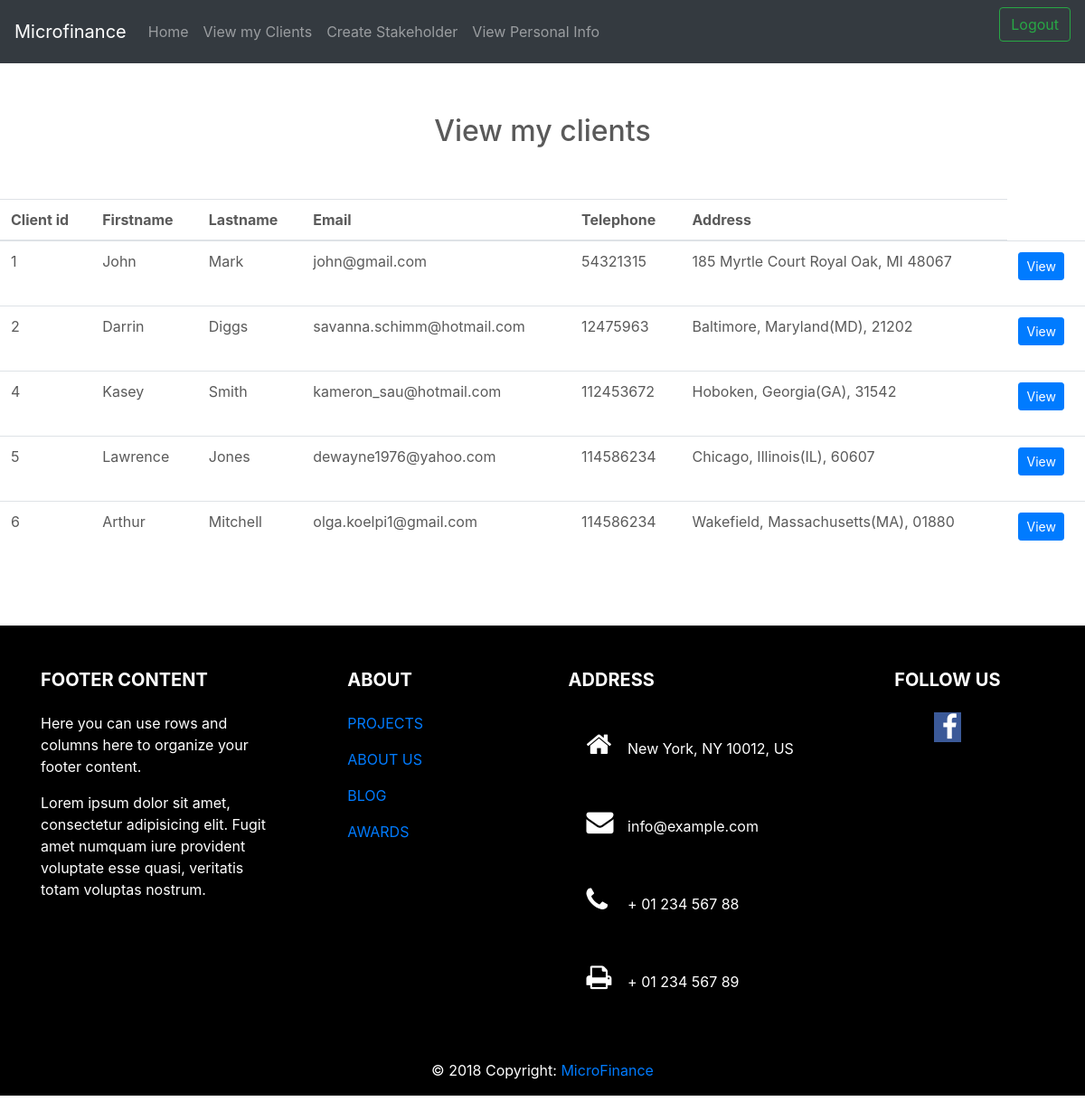
The app's page /Rep/viewclients.php (signed in) with its own data.
### tables this page shows
CREATE TABLE `clients` (
  `client_id` int(10) NOT NULL,
  `rep_id` int(10) DEFAULT NULL,
  `birthday` date DEFAULT NULL,
  `acc_no` int(15) DEFAULT NULL,
  `old_id` int(10) DEFAULT NULL,
  `username` varchar(15) DEFAULT NULL,
  `first_name` varchar(15) DEFAULT NULL,
  `last_name` varchar(15) DEFAULT NULL,
  `email` varchar(30) DEFAULT NULL,
  `tele_phone` int(10) DEFAULT NULL,
  `address` text,
  `gender` enum('Male','Female') DEFAULT NULL,
  `nic` varchar(11) DEFAULT NULL,
  `photo` longblob,
  `branch` varchar(20) NOT NULL,
  `marital_status` enum('Single','Married') DEFAULT NULL,
  `status` enum('pending','created','revoked') DEFAULT NULL
);

### Classes/rep.php (called while the page is built, shortened)
<?php
class rep
{
    private $rep_id;
    public function getRepId()
    {
        return $this->rep_id;
    }
}

### Rep/viewclients.php (the view, shortened to what this page needs)
<?php
require_once '../Classes/rep.php';
?>
<link rel="stylesheet" href="https://stackpath.bootstrapcdn.com/bootstrap/4.1.3/css/bootstrap.min.css"
>
<!doctype html>
<html lang="en">
<head>
    <link href="../../dist/css/bootstrap.min.css" rel="stylesheet">
    <link rel="stylesheet" href="https://stackpath.bootstrapcdn.com/bootstrap/4.1.3/css/bootstrap.min.css"
>
    <link rel="stylesheet" href="https://cdnjs.cloudflare.com/ajax/libs/font-awesome/4.7.0/css/font-awesome.min.css">
          <link href="../css/custom.css" rel="stylesheet">
    <link href="carousel.css" rel="stylesheet">
</head>
<body>
<header>
    <nav class="navbar navbar-expand-md navbar-dark fixed-top bg-dark">
        <a class="navbar-brand" href="#">Microfinance</a>
        <div class="collapse navbar-collapse" id="navbarCollapse">
            <ul class="navbar-nav mr-auto">
            <li class="nav-item">
                    <a class="nav-link" href="rephome.php">Home <span class="sr-only">(current)</span></a>
                </li>
                <li class="nav-item">
                    <a class="nav-link" href="viewclients.php">View my Clients</a>
                </li>
                <li class="nav-item ">
                    <a class="nav-link" href="createstakeholder.php">Create Stakeholder </a>
                </li>
                <li class="nav-item ">
                    <a class="nav-link" href="viewpdetails.php">View Personal Info </a>
                </li>
            </ul>
            <form class="form-inline mt-2 mt-md-0" action="../login/logout.php">
                <button class="btn btn-outline-success my-2 my-sm-0" type="submit">Logout</button>
            </form>
        </div>
    </nav>
</header>
<main role="main">
    <div class="py-5 text-center" style="margin-top: 30px;">
        <h2>View my clients</h2>
    </div>
    <div>
        <?php
        $dataconnect = new DbConnect();
        $database = $dataconnect->connect();
        $rep_id = $_SESSION['rep']->getRepId();
        $result = mysqli_query($database, "SELECT * FROM clients WHERE rep_id='$rep_id'");
        echo "<table class='table'>
      <thead>
      <tr>
      <th>Client id</th>
      <th>Firstname</th>
      <th>Lastname</th>
      <th>Email</th>
      <th>Telephone</th>
      <th>Address</th>
      </tr>
      </thead>
      <tbody>";
        while ($row = mysqli_fetch_array($result)) {
            echo "<tr>";
            echo "<td>" . $row['client_id'] . "</td>";
            echo "<td>" . $row['first_name'] . "</td>";
            echo "<td>" . $row['last_name'] . "</td>";
            echo "<td>" . $row['email'] . "</td>";
            echo "<td>" . $row['tele_phone'] . "</td>";
            echo "<td>" . $row['address'] . "</td>";
            echo "<td> <form action='profile.php' method='post'><input type='hidden' name='name' value='", $row['client_id'], "'><input class='btn btn-primary btn-sm' type='submit' name='submit' value='View'></form>";
            echo "</tr>";
        }
        echo "</tbody></table>";
        ?>
    </div>
    <div style="height:50px">
</div>
      <footer class="page-footer font-small mdb-color lighten-3 pt-4">
<div class="container text-center text-md-left">
  <div class="row">
    <div class="col-md-4 col-lg-3 mr-auto my-md-4 my-0 mt-4 mb-1">
      <h5 class="font-weight-bold text-uppercase mb-4">Footer Content</h5>
      <p>Here you can use rows and columns here to organize your footer content.</p>
      <p>Lorem ipsum dolor sit amet, consectetur adipisicing elit. Fugit amet numquam iure provident voluptate esse
        quasi, veritatis totam voluptas nostrum.</p>
    </div>
    <div class="col-md-2 col-lg-2 mx-auto my-md-4 my-0 mt-4 mb-1">
      <h5 class="font-weight-bold text-uppercase mb-4">About</h5>
      <ul class="list-unstyled">
        <li>
          <p>
            <a href="#!">PROJECTS</a>
          </p>
        </li>
        <li>
          <p>
            <a href="#!">ABOUT US</a>
          </p>
        </li>
        <li>
          <p>
            <a href="#!">BLOG</a>
          </p>
        </li>
        <li>
          <p>
            <a href="#!">AWARDS</a>
          </p>
        </li>
      </ul>
    </div>
    <div class="col-md-4 col-lg-3 mx-auto my-md-4 my-0 mt-4 mb-1">
      <h5 class="font-weight-bold text-uppercase mb-4">Address</h5>
      <ul class="list-unstyled">
        <li>
          <p>
            <i class="fa fa-home mr-3"></i> New York, NY 10012, US</p>
        </li>
        <li>
          <p>
            <i class="fa fa-envelope mr-3"></i> info@example.com</p>
        </li>
        <li>
          <p>
            <i class="fa fa-phone mr-3"></i> + 01 234 567 88</p>
        </li>
        <li>
          <p>
            <i class="fa fa-print mr-3"></i> + 01 234 567 89</p>
        </li>
      </ul>
    </div>
    <div class="col-md-2 col-lg-2 text-center mx-auto my-4">
      <h5 class="font-weight-bold text-uppercase mb-4">Follow Us</h5>
      <a type="button" class="btn-floating btn-fb">
        <i class="fa fa-facebook"></i>
      </a>
    </div>
  </div>
</div>
<div class="footer-copyright text-center py-3">© 2018 Copyright:
  <a href=""> MicroFinance</a>
</div>
</footer>
</main>
</body>
</html>

### css/custom.css (style rules this page uses)
.fa { padding: 20px; font-size: 30px; width: 45px; text-decoration: none; }
.fa-facebook { background: #3B5998; color: #FFFFFF; padding: 0.05em 0.3em; background: #3B5998; color: white; width: 30px; }
footer { background: black; color: white; }

### css/carousel.css (style rules this page uses)
body { padding-top: 3rem; padding-bottom: 3rem; color: #5a5a5a; }

### records on screen
clients: client_id "1", first_name "John", last_name "Mark", email "john@gmail.com", tele_phone "54321315", address "185 Myrtle Court Royal Oak, MI 48067"
clients: client_id "2", first_name "Darrin", last_name "Diggs", email "savanna.schimm@hotmail.com", tele_phone "12475963", address "Baltimore, Maryland(MD), 21202"
clients: client_id "4", first_name "Kasey", last_name "Smith", email "kameron_sau@hotmail.com", tele_phone "112453672", address "Hoboken, Georgia(GA), 31542"
clients: client_id "5", first_name "Lawrence", last_name "Jones", email "dewayne1976@yahoo.com", tele_phone "114586234", address "Chicago, Illinois(IL), 60607"
clients: client_id "6", first_name "Arthur", last_name "Mitchell", email "olga.koelpi1@gmail.com", tele_phone "114586234", address "Wakefield, Massachusetts(MA), 01880"
